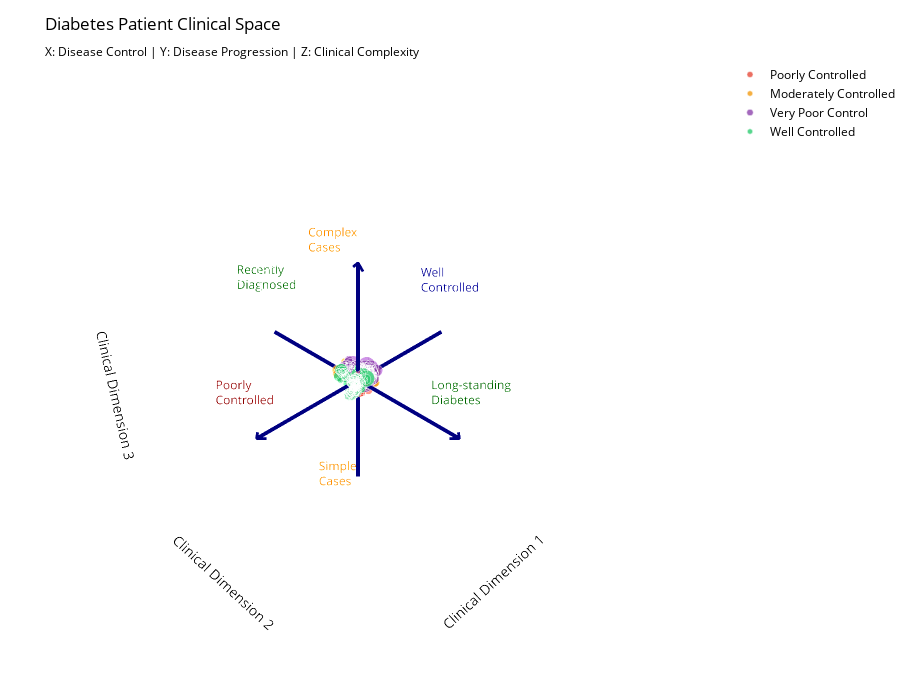

Notebook cell for this chart:
### Code cell
import numpy as np
import pandas as pd
import plotly.graph_objects as go

def analyze_patient_axes_detailed(df, coords_3d, n_extreme=20):
    """
    Detailed analysis of what each axis represents in patient clinical space
    """
    df_with_coords = df.copy()
    df_with_coords['x'] = coords_3d[:, 0]
    df_with_coords['y'] = coords_3d[:, 1] 
    df_with_coords['z'] = coords_3d[:, 2]
    
    print("🔍 DETAILED PATIENT AXIS INTERPRETATION")
    print("=" * 70)
    
    # X-AXIS ANALYSIS - Disease Control & Management
    print(f"\n📍 X-AXIS: Disease Control & Management")
    print(f"{'='*50}")
    
    left_patients = df_with_coords.nsmallest(n_extreme, 'x')
    right_patients = df_with_coords.nlargest(n_extreme, 'x')
    
    print(f"\n⬅️  LEFT EXTREME (X < {left_patients['x'].max():.2f}):")
    print(f"   🎯 HbA1c Control:")
    print(f"      • Average HbA1c: {left_patients['hba1c_current'].mean():.1f}%")
    print(f"      • Well controlled (<7%): {(left_patients['hba1c_current'] < 7).sum()}/{len(left_patients)} ({(left_patients['hba1c_current'] < 7).mean()*100:.1f}%)")
    print(f"   💊 Treatment:")
    print(f"      • Average adherence: {left_patients['adherence'].mean():.1f}%")
    print(f"      • Excellent response: {(left_patients['treatment_response'] == 'Excellent').sum()}/{len(left_patients)}")
    print(f"   📊 Stability:")
    print(f"      • Average hospitalizations: {left_patients['hospitalizations'].mean():.1f}")
    print(f"      • Average complications: {left_patients['complications_count'].mean():.1f}")
    
    print(f"\n➡️  RIGHT EXTREME (X > {right_patients['x'].min():.2f}):")
    print(f"   🎯 HbA1c Control:")
    print(f"      • Average HbA1c: {right_patients['hba1c_current'].mean():.1f}%")
    print(f"      • Poorly controlled (>9%): {(right_patients['hba1c_current'] > 9).sum()}/{len(right_patients)} ({(right_patients['hba1c_current'] > 9).mean()*100:.1f}%)")
    print(f"   💊 Treatment:")
    print(f"      • Average adherence: {right_patients['adherence'].mean():.1f}%")
    print(f"      • Poor response: {(right_patients['treatment_response'] == 'Poor').sum()}/{len(right_patients)}")
    print(f"   📊 Stability:")
    print(f"      • Average hospitalizations: {right_patients['hospitalizations'].mean():.1f}")
    print(f"      • Average complications: {right_patients['complications_count'].mean():.1f}")
    
    # Y-AXIS ANALYSIS - Disease Duration & Progression
    print(f"\n📍 Y-AXIS: Disease Duration & Progression")
    print(f"{'='*50}")
    
    front_patients = df_with_coords.nsmallest(n_extreme, 'y')
    back_patients = df_with_coords.nlargest(n_extreme, 'y')
    
    print(f"\n⬇️  FRONT EXTREME (Y < {front_patients['y'].max():.2f}):")
    print(f"   ⏰ Disease Timeline:")
    print(f"      • Average age: {front_patients['age'].mean():.1f} years")
    print(f"      • Average years with diabetes: {front_patients['years_since_diagnosis'].mean():.1f}")
    print(f"      • Newly diagnosed (<2 years): {(front_patients['years_since_diagnosis'] < 2).sum()}/{len(front_patients)}")
    print(f"   🔬 Disease State:")
    print(f"      • Type 1 diabetes: {(front_patients['diabetes_type'] == 'Type 1').sum()}/{len(front_patients)}")
    print(f"      • Average complications: {front_patients['complications_count'].mean():.1f}")
    print(f"      • Simple complexity: {(front_patients['complexity'] == 'Simple').sum()}/{len(front_patients)}")
    
    print(f"\n⬆️  BACK EXTREME (Y > {back_patients['y'].min():.2f}):")
    print(f"   ⏰ Disease Timeline:")
    print(f"      • Average age: {back_patients['age'].mean():.1f} years")
    print(f"      • Average years with diabetes: {back_patients['years_since_diagnosis'].mean():.1f}")
    print(f"      • Long-standing (>10 years): {(back_patients['years_since_diagnosis'] > 10).sum()}/{len(back_patients)}")
    print(f"   🔬 Disease State:")
    print(f"      • Type 2 diabetes: {(back_patients['diabetes_type'] == 'Type 2').sum()}/{len(back_patients)}")
    print(f"      • Average complications: {back_patients['complications_count'].mean():.1f}")
    print(f"      • Complex cases: {(back_patients['complexity'] == 'Complex').sum()}/{len(back_patients)}")
    
    # Z-AXIS ANALYSIS - Clinical Complexity & Comorbidity Burden
    print(f"\n📍 Z-AXIS: Clinical Complexity & Comorbidity Burden")
    print(f"{'='*50}")
    
    bottom_patients = df_with_coords.nsmallest(n_extreme, 'z')
    top_patients = df_with_coords.nlargest(n_extreme, 'z')
    
    print(f"\n⬇️  BOTTOM EXTREME (Z < {bottom_patients['z'].max():.2f}):")
    print(f"   🏥 Healthcare Utilization:")
    print(f"      • Average hospitalizations: {bottom_patients['hospitalizations'].mean():.1f}")
    print(f"      • Zero hospitalizations: {(bottom_patients['hospitalizations'] == 0).sum()}/{len(bottom_patients)}")
    print(f"   🔗 Disease Burden:")
    print(f"      • Average comorbidities: {bottom_patients['comorbidities_count'].mean():.1f}")
    print(f"      • Average complications: {bottom_patients['complications_count'].mean():.1f}")
    print(f"      • Low risk category: {(bottom_patients['risk_category'] == 'Low Risk').sum()}/{len(bottom_patients)}")
    print(f"   💰 Social Factors:")
    print(f"      • Average SES score: {bottom_patients['ses_score'].mean():.1f}/10")
    print(f"      • Private insurance: {(bottom_patients['insurance'] == 'Private').sum()}/{len(bottom_patients)}")
    
    print(f"\n⬆️  TOP EXTREME (Z > {top_patients['z'].min():.2f}):")
    print(f"   🏥 Healthcare Utilization:")
    print(f"      • Average hospitalizations: {top_patients['hospitalizations'].mean():.1f}")
    print(f"      • Multiple hospitalizations (>2): {(top_patients['hospitalizations'] > 2).sum()}/{len(top_patients)}")
    print(f"   🔗 Disease Burden:")
    print(f"      • Average comorbidities: {top_patients['comorbidities_count'].mean():.1f}")
    print(f"      • Average complications: {top_patients['complications_count'].mean():.1f}")
    print(f"      • High/Very High risk: {(top_patients['risk_category'].isin(['High Risk', 'Very High Risk'])).sum()}/{len(top_patients)}")
    print(f"   💰 Social Factors:")
    print(f"      • Average SES score: {top_patients['ses_score'].mean():.1f}/10")
    print(f"      • Medicaid/Uninsured: {(top_patients['insurance'].isin(['Medicaid', 'Uninsured'])).sum()}/{len(top_patients)}")
    
    return df_with_coords

def create_axis_correlation_analysis(df_with_coords):
    """
    Analyze correlations between axes and clinical variables
    """
    print(f"\n📊 AXIS CORRELATION ANALYSIS")
    print(f"{'='*50}")
    
    # Key clinical variables to analyze
    clinical_vars = {
        'hba1c_current': 'Current HbA1c',
        'hba1c_change': 'HbA1c Change',
        'years_since_diagnosis': 'Years with Diabetes',
        'age': 'Age',
        'complications_count': 'Complications',
        'comorbidities_count': 'Comorbidities',
        'hospitalizations': 'Hospitalizations',
        'adherence': 'Medication Adherence',
        'cv_risk': 'CV Risk Score',
        'kidney_risk': 'Kidney Risk',
        'bmi': 'BMI',
        'ses_score': 'Socioeconomic Score'
    }
    
    axes = ['x', 'y', 'z']
    axis_names = ['X (Control)', 'Y (Progression)', 'Z (Complexity)']
    
    print(f"\n{'Variable':<20} {'X-Axis':<12} {'Y-Axis':<12} {'Z-Axis':<12}")
    print(f"{'-'*20} {'-'*12} {'-'*12} {'-'*12}")
    
    for var, name in clinical_vars.items():
        if var in df_with_coords.columns:
            correlations = []
            for axis in axes:
                corr = df_with_coords[axis].corr(df_with_coords[var])
                correlations.append(f"{corr:>+.3f}")
            
            print(f"{name:<20} {correlations[0]:<12} {correlations[1]:<12} {correlations[2]:<12}")
    
    # Find strongest correlations for each axis
    print(f"\n🎯 STRONGEST CORRELATIONS:")
    for i, (axis, name) in enumerate(zip(axes, axis_names)):
        print(f"\n{name}:")
        axis_corrs = []
        for var, var_name in clinical_vars.items():
            if var in df_with_coords.columns:
                corr = abs(df_with_coords[axis].corr(df_with_coords[var]))
                axis_corrs.append((var_name, corr))
        
        # Sort by correlation strength and show top 3
        axis_corrs.sort(key=lambda x: x[1], reverse=True)
        for j, (var_name, corr) in enumerate(axis_corrs[:3]):
            print(f"   {j+1}. {var_name}: {corr:.3f}")

def create_labeled_patient_plot(df, coords_3d):
    """
    Create patient plot with axis interpretation labels
    """
    # Create base plot
    fig = create_patient_3d_plot(df, coords_3d, color_by='control_status')
    
    # Add axis interpretation labels
    axis_range = max(abs(coords_3d).max() * 1.3, 12)
    
    # X-axis labels (Disease Control)
    fig.add_trace(go.Scatter3d(
        x=[-axis_range * 0.9], y=[0], z=[axis_range * 0.2],
        mode='text',
        text=['Well<br>Controlled'],
        textfont=dict(size=12, color='darkblue'),
        showlegend=False,
        hoverinfo='none'
    ))
    
    fig.add_trace(go.Scatter3d(
        x=[axis_range * 0.9], y=[0], z=[axis_range * 0.2],
        mode='text',
        text=['Poorly<br>Controlled'],
        textfont=dict(size=12, color='darkred'),
        showlegend=False,
        hoverinfo='none'
    ))
    
    # Y-axis labels (Disease Progression)
    fig.add_trace(go.Scatter3d(
        x=[0], y=[-axis_range * 0.9], z=[axis_range * 0.2],
        mode='text',
        text=['Recently<br>Diagnosed'],
        textfont=dict(size=12, color='darkgreen'),
        showlegend=False,
        hoverinfo='none'
    ))
    
    fig.add_trace(go.Scatter3d(
        x=[0], y=[axis_range * 0.9], z=[axis_range * 0.2],
        mode='text',
        text=['Long-standing<br>Diabetes'],
        textfont=dict(size=12, color='darkgreen'),
        showlegend=False,
        hoverinfo='none'
    ))
    
    # Z-axis labels (Clinical Complexity)
    fig.add_trace(go.Scatter3d(
        x=[axis_range * 0.2], y=[0], z=[-axis_range * 0.9],
        mode='text',
        text=['Simple<br>Cases'],
        textfont=dict(size=12, color='darkorange'),
        showlegend=False,
        hoverinfo='none'
    ))
    
    fig.add_trace(go.Scatter3d(
        x=[axis_range * 0.2], y=[0], z=[axis_range * 0.9],
        mode='text',
        text=['Complex<br>Cases'],
        textfont=dict(size=12, color='darkorange'),
        showlegend=False,
        hoverinfo='none'
    ))
    
    # Update title with axis interpretations
    fig.update_layout(
        title='Diabetes Patient Clinical Space<br><sub>X: Disease Control | Y: Disease Progression | Z: Clinical Complexity</sub>'
    )
    
    return fig

# ============================================
# USAGE EXAMPLE
# ============================================

# After you have df and coords_3d from your patient analysis:

# 1. Detailed axis analysis
print("🔍 Running detailed axis interpretation...")
df_with_coords = analyze_patient_axes_detailed(df, coords_3d, n_extreme=25)

# 2. Correlation analysis
create_axis_correlation_analysis(df_with_coords)

# 3. Create labeled plot
print("\n🎨 Creating labeled patient visualization...")
fig_labeled = create_labeled_patient_plot(df, coords_3d)
fig_labeled.show()

# 4. Save labeled version
fig_labeled.write_html("diabetes_patients_labeled_axes.html")
print("💾 Saved: diabetes_patients_labeled_axes.html")
